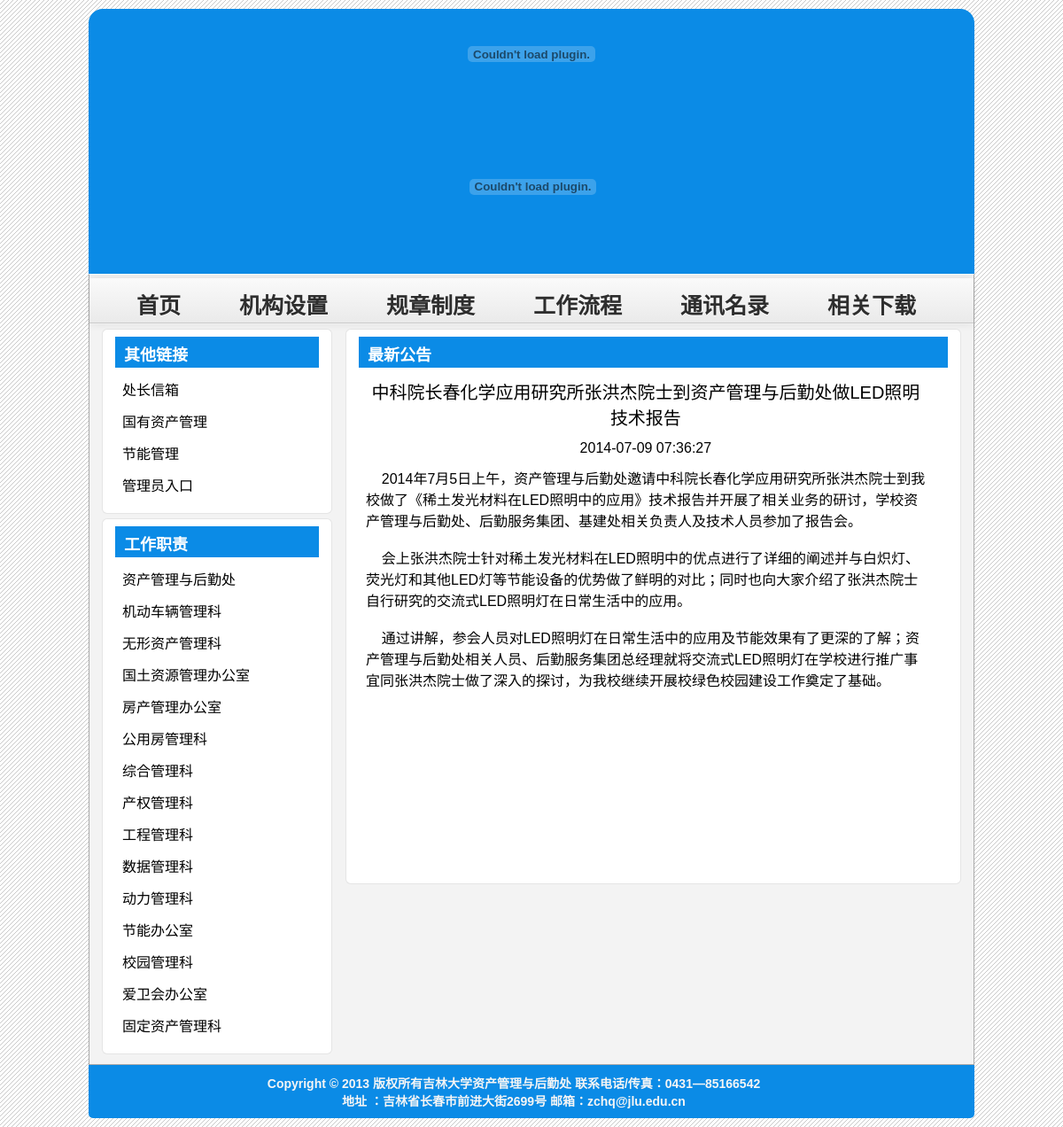
/view.php?aid=5773, run on the app's committed database.
### tables this page shows
CREATE TABLE `dede_archives` (
  `id` mediumint(8) unsigned NOT NULL DEFAULT '0',
  `typeid` smallint(5) unsigned NOT NULL DEFAULT '0',
  `typeid2` varchar(90) NOT NULL DEFAULT '0',
  `sortrank` int(10) unsigned NOT NULL DEFAULT '0',
  `flag` set('c','h','p','f','s','j','a','b') DEFAULT NULL,
  `ismake` smallint(6) NOT NULL DEFAULT '0',
  `channel` smallint(6) NOT NULL DEFAULT '1',
  `arcrank` smallint(6) NOT NULL DEFAULT '0',
  `click` mediumint(8) unsigned NOT NULL DEFAULT '0',
  `money` smallint(6) NOT NULL DEFAULT '0',
  `title` char(100) NOT NULL,
  `shorttitle` char(36) NOT NULL DEFAULT '',
  `color` char(7) NOT NULL DEFAULT '',
  `writer` char(20) NOT NULL DEFAULT '',
  `source` char(30) NOT NULL DEFAULT '',
  `litpic` char(100) NOT NULL DEFAULT '',
  `pubdate` int(10) unsigned NOT NULL DEFAULT '0',
  `senddate` int(10) unsigned NOT NULL DEFAULT '0',
  `mid` mediumint(8) unsigned NOT NULL DEFAULT '0',
  `keywords` char(30) NOT NULL DEFAULT '',
  `lastpost` int(10) unsigned NOT NULL DEFAULT '0',
  `scores` mediumint(8) NOT NULL DEFAULT '0',
  `goodpost` mediumint(8) unsigned NOT NULL DEFAULT '0',
  `badpost` mediumint(8) unsigned NOT NULL DEFAULT '0',
  `voteid` mediumint(8) NOT NULL,
  `notpost` tinyint(1) unsigned NOT NULL DEFAULT '0',
  `description` varchar(255) NOT NULL DEFAULT '',
  `filename` varchar(40) NOT NULL DEFAULT '',
  `dutyadmin` mediumint(8) unsigned NOT NULL DEFAULT '0',
  `tackid` int(10) NOT NULL DEFAULT '0',
  `mtype` mediumint(8) unsigned NOT NULL DEFAULT '0',
  `weight` int(10) NOT NULL DEFAULT '0',
  PRIMARY KEY (`id`),
  KEY `sortrank` (`sortrank`),
  KEY `mainindex` (`arcrank`,`typeid`,`channel`,`flag`,`mid`),
  KEY `lastpost` (`lastpost`,`scores`,`goodpost`,`badpost`,`notpost`)
);

CREATE TABLE `dede_arctype` (
  `id` smallint(5) unsigned NOT NULL AUTO_INCREMENT,
  `reid` smallint(5) unsigned NOT NULL DEFAULT '0',
  `topid` smallint(5) unsigned NOT NULL DEFAULT '0',
  `sortrank` smallint(5) unsigned NOT NULL DEFAULT '50',
  `typename` char(30) NOT NULL DEFAULT '',
  `typedir` char(60) NOT NULL DEFAULT '',
  `isdefault` smallint(6) NOT NULL DEFAULT '0',
  `defaultname` char(15) NOT NULL DEFAULT 'index.html',
  `issend` smallint(6) NOT NULL DEFAULT '0',
  `channeltype` smallint(6) DEFAULT '1',
  `maxpage` smallint(6) NOT NULL DEFAULT '-1',
  `ispart` smallint(6) NOT NULL DEFAULT '0',
  `corank` smallint(6) NOT NULL DEFAULT '0',
  `tempindex` char(50) NOT NULL DEFAULT '',
  `templist` char(50) NOT NULL DEFAULT '',
  `temparticle` char(50) NOT NULL DEFAULT '',
  `namerule` char(50) NOT NULL DEFAULT '',
  `namerule2` char(50) NOT NULL DEFAULT '',
  `modname` char(20) NOT NULL DEFAULT '',
  `description` char(150) NOT NULL DEFAULT '',
  `keywords` varchar(60) NOT NULL DEFAULT '',
  `seotitle` varchar(80) NOT NULL DEFAULT '',
  `moresite` tinyint(1) unsigned NOT NULL DEFAULT '0',
  `sitepath` char(60) NOT NULL DEFAULT '',
  `siteurl` char(50) NOT NULL DEFAULT '',
  `ishidden` smallint(6) NOT NULL DEFAULT '0',
  `cross` tinyint(1) NOT NULL DEFAULT '0',
  `crossid` text,
  `content` text,
  `smalltypes` text,
  PRIMARY KEY (`id`),
  KEY `reid` (`reid`,`isdefault`,`channeltype`,`ispart`,`corank`,`topid`,`ishidden`),
  KEY `sortrank` (`sortrank`)
);

### model/index.php (called while the page is built, shortened)
<?php
function getList2($typeid, $start = 0, $size = 20) {
	$sql  = "select a.id, a.title, left(FROM_UNIXTIME(a.pubdate), 10) as pubdate from dede_archives a, dede_arctype t ";
	$sql .= "where (a.typeid=$typeid or t.reid=$typeid) and t.id=a.typeid order by pubdate desc ";
	$sql .= "limit $start, $size";
	return mysql_query($sql);
}
function getOneType($typeid, $flag = true) {
	$sql = "select * from dede_arctype where id=$typeid";
	$result =  mysql_query($sql);
	$data = mysql_fetch_array($result);
	$topid = $data['topid'];
	return $data;
}
function getOneArchive($aid) {
	$sql  = "select a.id, a.typeid, a.title, FROM_UNIXTIME(a.pubdate) as pubdate ";
	$sql .= "from dede_archives a where a.id=$aid  ";
	$result =  mysql_query($sql);
	return mysql_fetch_array($result);
}
function isDownloadType($typeid) {
	$sql = "select topid from dede_arctype where id=$typeid";
	$result =  mysql_query($sql);
	$row = mysql_fetch_array($result);
	$typidDownload = 103;
	$f = ($typeid == $typidDownload || $row['topid'] == $typidDownload);
	return $f;
}
?>

### view.php (the view, shortened to what this page needs)
<!DOCTYPE html PUBLIC "-//W3C//DTD XHTML 1.0 Transitional//EN" "http://www.w3.org/TR/xhtml1/DTD/xhtml1-transitional.dtd">
<html xmlns="http://www.w3.org/1999/xhtml">
<head>
<?php include("./include/media/css.php");?>
</head>
<body>
<?php
require("./model/index.php");
?>
<div id="wrapper">
<?php include("./include/header.php");?>
<div id="content">
    <?php include("./include/nav.php");?>
	<div id="main">
		<table>
			<tr>
				<td>
					<?php include("./include/sidebar.php");?>
				</td>
				<td>
					<div class="box area area5">
						<div>
						<?php
							$aid       = $_GET['aid'];
							$archive = getOneArchive($aid);
							$typeid    = $archive['typeid'];
							$isDownloadType = isDownloadType($typeid);
							if ($isDownloadType) {
								$data = array_merge($archive, getOneDownload($aid));
							} else {
								$data = array_merge($archive, getOneArticle($aid));
							}
							$type      = getOneType($typeid);
							$typename  = $type['typename'];
			    		?>
							<span class="box_title"><a href="list.php?tid=<?php echo $typeid;?>"><?php echo $typename;?></a></span>
							<table class="list_table" >
								<tr>
									<td style="text-align: center; font-size: 20px;"><?php echo $data["title"];?></td>
								</tr>
								<tr>
									<td style="text-align: center;"><?php echo $data["pubdate"];?></td>
								</tr>
								<tr>
									<td>
										<?php
									        if ($isDownloadType) {
									        	echo $data["introduce"]. "<br>";
									        	echo "<a href='". softlinksSolve($data["softlinks"]). "'>下载</a>";
									        } else {
									        	echo $data["body"];
									        }
									    ?></td>
								</tr>
							</table>
						</div>
					</div>
				</td>
			</tr>
		</table>
	</div>
</div>
<?php include("./include/footer.php");?>
</div>
</body>
</html>

### include/sidebar.php
			<div class="box area2" style="">
	<div>
		<span class="box_title"><a>其他链接</a></span>
		<table class="list_table">
			<tr><td><a href="view.php?aid=5600" title="">处长信箱</a></td></tr>
			<tr><td><a href="http://10.60.16.64" title="">国有资产管理</a></td></tr>
			<tr><td><a href="http://10.60.16.157:8006" title="">节能管理</a></td></tr>
			<tr><td><a href="background/login.html" title="">管理员入口</a></td></tr>
		</table>
	</div>
</div>
   <div class="box area2" style="">
	<div>
		<span class="box_title"><a>工作职责</a></span>
		<table class="list_table">
			<?php
  				$list = getList2(102);
  				while($row = mysql_fetch_array($list)){
			?>
				<tr><td>
					<a href="view.php?aid=<?php echo $row['id'];?>" title=""><?php echo $row["title"];?></a>
				</td></tr>
			<?php } ?>
		</table>
	</div>
</div>

### media/css/common/layout.css (style rules this page uses)
a { display: inline-block; }
table { border-collapse:collapse; }
table tr td { vertical-align: top; }
.list_table { margin: 12px 8px 0; width: 95%; }
.list_table td { padding: 0 0 12px 0; }
#wrapper { width: 1000px; margin: auto; position:relative; _margin-left: 100px; }
#content { position: relative; border-radius: 0 0 0px 0px; zoom: 0; }
.area { margin: 0 3px 5px; width: 945px; height: 274px; position: relative; }
.area2 { margin: 0 3px 5px; width: 230px; position: relative; float: left; }
.area5 { width: 665px; height: 100%; }
.box { padding: 8px 14px; background: #fff; border: 1px solid rgba(0, 0, 0, 0.1); border-radius: 6px; border: 1px solid #AAA; }
#main { z-index:1; padding: 5px 10px; }
span.box_title a { display: block; background: #06c; color: #fff; padding: 6px 0 1px 10px; border-radius: 0px 0 0 0; line-height: 1.5; height: 28px; font: bold 18px arial,sans-serif,微软雅黑,宋体,仿宋,黑体; background: #0b8be6; text-align: left; }

### media/css/common/color.css (style rules this page uses)
.list_table a { color: #000; }
#content { border:1px #aaa solid; border-top:1px #fff solid; background: #F3F3F3; }
#sidebar .sidebar_nav ul li,#sidebar .sidebar_nav_1 ul li, { border-top: 1px solid #fff; border-bottom: 1px solid #fff; }

### data on the page
dede_archives: title "资产管理与后勤处"
dede_archives: title "机动车辆管理科"
dede_archives: title "无形资产管理科"
dede_archives: title "国土资源管理办公室"
dede_archives: title "房产管理办公室"
dede_archives: title "公用房管理科"
dede_archives: title "综合管理科"
dede_archives: title "产权管理科"
dede_archives: title "工程管理科"
dede_archives: title "数据管理科"
dede_archives: title "动力管理科"
dede_archives: title "节能办公室"
dede_archives: title "校园管理科"
dede_archives: title "爱卫会办公室"
dede_archives: title "固定资产管理科"
dede_arctype: typename "最新公告"
dede_archives: title "中科院长春化学应用研究所张洪杰院士到资产管理与后勤处做LED照明技术报告"

### other printed values
$data["pubdate"] "2014-07-09 07:36:27"
